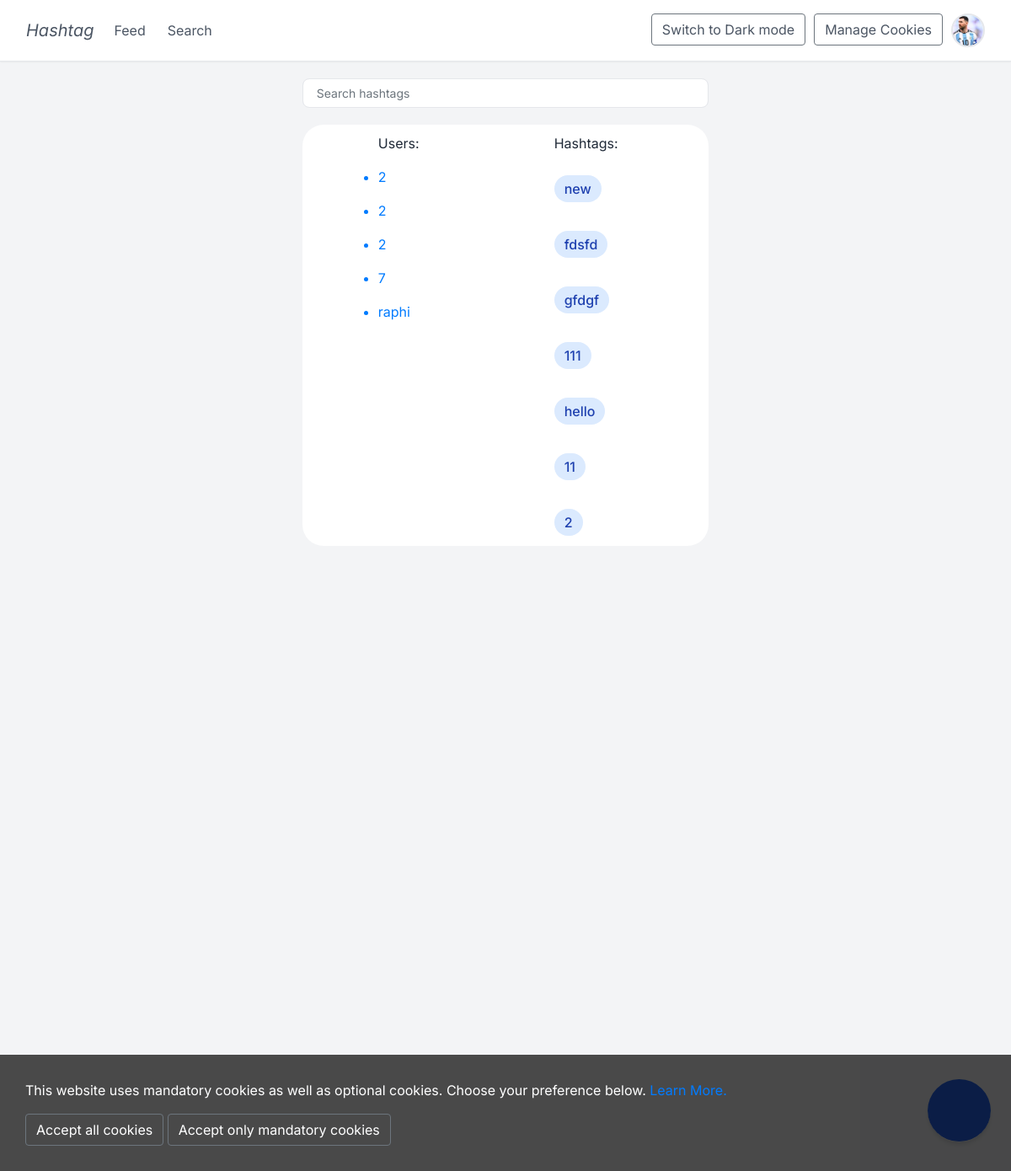
Page /search (signed in) on the committed database.
### app/models.py (models this page shows, shortened)
class User(UserMixin, db.Model):
    id = db.Column(db.Integer, primary_key=True)
    username = db.Column(db.String(500), unique = True, nullable=False)
    password = db.Column(db.String(500))
    email = db.Column(db.String(1000))
    date_of_birth = db.Column(db.Date)
    profile_picture = db.Column(db.String(120), nullable = True)
    posts = db.relationship('Posts', back_populates='user')
    likes = db.relationship('Likes', backref='user', lazy='dynamic')
    comments = db.relationship('Comments', backref='user', lazy='dynamic')
    followers = db.relationship('Followers', foreign_keys='Followers.follower_id', backref='followed_by', lazy='dynamic')
    following = db.relationship('Followers', foreign_keys='Followers.following_id', backref='following', lazy='dynamic')

class Hashtags(db.Model):
    id = db.Column(db.Integer, primary_key=True)
    name = db.Column(db.String(100), nullable=False, unique=True)
    posts = db.relationship('Posts', secondary='post_hashtag', back_populates='hashtags')

### app/views.py (the view)
@app.route('/search', methods=['GET'])
@login_required
def search_page():
    user_posts = models.Posts.query.join(models.User, models.Posts.user_id == models.User.id).join(models.PostHashtag, models.Posts.post_id == models.PostHashtag.post_id).join(models.Hashtags, models.PostHashtag.hashtag_id == models.Hashtags.id).order_by(models.Posts.post_id.desc()).all()
    all_users = db.session.query(models.User.id, models.User.username).all()
    all_hashtags = db.session.query(models.Hashtags.id,models.Hashtags.name).distinct().all()
    user_dict = {}
    for user in all_users:
        if user.id not in user_dict:
            user_dict[user.id] = {'username': user.username,
                                  'user_id':user.id}
    hashtag_dict = {}
    for hashtag in all_hashtags:
        if hashtag.id not in hashtag_dict:
            hashtag_dict[hashtag.id] = {'hashtag': hashtag.name,
                                        'hashtag_id': hashtag.id}
    theme=request.cookies.get('theme')
    return render_template('search.html', posts = user_posts, theme=theme, all_users=user_dict, all_hashtags=hashtag_dict)

### app/__init__.py (called while the page is built)
@login_manager.user_loader
def load_user(user_id):
    return User.query.get(int(user_id))  # Use query.get() to fetch the user

### app/templates/search.html (shortened to what this page needs)
{% extends "base.html" %}
{% block content %}
<div class="row justify-content-center">
    <div class="col-10 col-sm-10 col-md-10 col-lg-10 col-xl-10 col-xxl-7">
        <div class="new-main">
            <div class="main-content">
                {% if posts|length == 0 %}
                    No posts
                {% else %}
                    <div class="top-main">
                        <input type="text" name="search_text" id="search_text" class="form-control" placeholder="Search hashtags">
                    </div>
                    {% if not posts %}
                        <div class="bottom-container">
                            <p>No posts found</p>
                        </div>
                    {% else %}
                    <div class="lists">
                        <div class = "user-list">
                            <p class = "user-title">Users:</p>
                            {% for user in all_users.values() %}
                            <ul>
                                <a href = {{url_for('profile', user_id=user.user_id)}}><li>{{ user.username }}</li></a>
                            </ul>
                            {% endfor %}
                        </div>
                        <div class = "hashtag-list">
                            <p class = "hashtag-title">Hashtags:</p>
                            {% for hashtag in all_hashtags.values() %}
                            <ul>
                                <a href="{{ url_for('hashtag_profile', hashtag_name=hashtag.hashtag)}}"><li class = "hashtag-search">{{ hashtag.hashtag }}</li></a>
                            </ul>
                            {% endfor %}
                        </div>
                    </div>
                    {% endif %}
                {% endif %}
            </div>
        </div>
    </div>
</div>
<div class="post">
    <a class='register-link' href="/post"><i class="fa fa-plus" aria-hidden="true"></i></a>
</div>
{% endblock %}

### app/templates/base.html (shortened to what this page needs)
<html lang="en">
    <head>
        <link rel="stylesheet" type="text/css" href="{{ url_for('static', filename='fontawesome-free-5.3.1-web/css/all.css') }}">
        <link rel="stylesheet" href="https://stackpath.bootstrapcdn.com/bootstrap/4.2.1/css/bootstrap.min.css">
        <link rel="stylesheet" href="{{ url_for('static', filename='styles.css') }}">
    </head>
    <body>
        <nav class="navbar navbar-expand-sm fixed-top" role="navigation">
          <div class="container-fluid">
            <a class="navbar-brand" href="/feed">Hashtag</a>
            <div class="collapse navbar-collapse" id="navbarSupportedContent">
              <div class="left-nav-buttons">
                {% if current_user.is_authenticated %}
                <ul class="navbar-nav mr-auto">
                  <li class="nav-item"><a class="nav-link" href="/feed">Feed <span class="sr-only">(current)</span></a></li>
                  <li class="nav-item"><a class="nav-link" href="/search">Search</a></li>
                </ul>
                {% endif %}
              </div>
              <div class="right-nav-buttons">
                <ul class="navbar-nav mr-auto">
                  <li class="nav-item"><button id="theme-toggle" class="btn btn-outline-secondary ml-auto">
                    {% if theme == 'dark' %}
                      Switch to Light mode
                    {% else %}
                      Switch to Dark mode
                    {% endif %}
                    </button></li>
                  <li class="nav-item"><button id="manage-cookies" class="btn btn-outline-secondary ml-auto">Manage Cookies</i></button></li>
                  <li>{% if current_user.is_authenticated %}
                    {% if current_user.profile_picture %}
                      <a href="{{ url_for('profile', user_id=current_user.id) }}"><img src="{{ url_for('static', filename='uploads/' + current_user.profile_picture) }}" alt="Profile Picture" class="profile-img"></a>
                    {% else %}
                      <a href="{{ url_for('profile', user_id=current_user.id) }}"><img src="{{ url_for('static', filename='uploads/default.png') }}" alt="Default Profile Picture" class="profile-img"></a>
                    {% endif %}
                  {% endif %}</li>
                </ul>
              </div>
            </div>
          </div>
        </nav>
        <div class="container-fluid-flash">
          <div class="row">
            <div class="col-lg-3 col-md-2 col-sm-1"></div>
              <div class="col-lg-6 col-md-8 col-sm-10 col-12">
              {% block content %}{% endblock %}
              </div>
          </div>
        </div>
        <div id="cookies">
          <div class="cookie-container">
            <div class="subcontainer">
              <div class="cookies">
                <p>This website uses mandatory cookies as well as optional cookies. Choose your preference below. <a href="https://ico.org.uk/for-the-public/online/cookies/">Learn More.</a></p>
                <button id="all-cookies-btn" class="btn btn-outline-secondary ml-auto">Accept all cookies</button>
                <button id="mandatory-cookies-btn" class="btn btn-outline-secondary ml-auto">Accept only mandatory cookies</button>
              </div>
            </div>
          </div>
        </div>
    </body>
</html>

### app/static/styles.css (style rules this page uses)
* { margin: 0; padding: 0; box-sizing: border-box; }
body { font-family: 'Inter', sans-serif; background-color: #f3f4f6; color: #1f2937; }
img { border-radius: 12.5px; }
.navbar { background-color: white; border-bottom: 1px solid #e5e7eb; padding: 1rem; position: sticky; top: 0; z-index: 50; box-shadow: 0 1px 2px 0 rgba(0, 0, 0, 0.05); }
.collapse { display: flex; justify-content: space-between; }
.right-nav-buttons { gap: 10px; display: flex; justify-content: center; align-items: center; }
.nav-item { margin-right: 10px; }
.navbar a, .navbar button { color: #4b5563; text-decoration: none; transition: color 0.2s; }
.navbar-brand { font-style: italic; }
.profile-img { height: 2.5rem; width: 2.5rem; border-radius: 9999px; object-fit: cover; border: 2px solid #e5e7eb; }
.lists { max-height: 500px; overflow: auto; margin-top: 20px; background-color: white; border-radius: 25px; justify-content: space-around; padding: 10px; display: flex; }
.hashtag-search { margin-top: 10px; display: inline-flex; align-items: center; padding: 0.25rem 0.75rem; background-color: #dbeafe; color: #1e40af; border-radius: 9999px; font-size: 1rem; font-weight: 500; margin-right: 0.5rem; margin-bottom: 0.5rem; }
input[type="text"] { margin-top: 20px; margin-bottom: 20px; width: 100%; padding: 0.75rem 1rem; border: 1px solid #e5e7eb; border-radius: 0.5rem; font-size: 0.875rem; transition: all 0.2s; }
.post { position: fixed; bottom: 1.5rem; right: 1.5rem; height: 75px; width: 75px; background-color: #2563eb; color: white; border-radius: 9999px; box-shadow: 0 4px 6px -1px rgba(0, 0, 0, 0.1), 0 2px 4px -1px rgba(0, 0, 0, 0.06); display: flex; justify-content: center; align-items: center; transition: transform 0.2s, background-color 0.2s; }
.post i { color: white; }
.post, .liked-post { padding: 15px; border-bottom: 1px solid #eee; margin-bottom: 10px; }
#cookies { padding: 30px; width: 100%; position: fixed; bottom: 0; color: white; background-color: rgba(0, 0, 0, 0.7); z-index: 1; }
#all-cookies-btn, #mandatory-cookies-btn { color: white; }
.cookies { min-height: 70px; }

### rows in the picture
User: profile_picture (picture), username "raphi"
Hashtags: hashtag "new"
Hashtags: hashtag "fdsfd"
Hashtags: hashtag "gfdgf"
Hashtags: hashtag "111"
Hashtags: hashtag "hello"
Hashtags: hashtag "11"

### other values in the picture
{{ user.username }} "2" "2" "2" "7"
{{ hashtag.hashtag }} "2"
